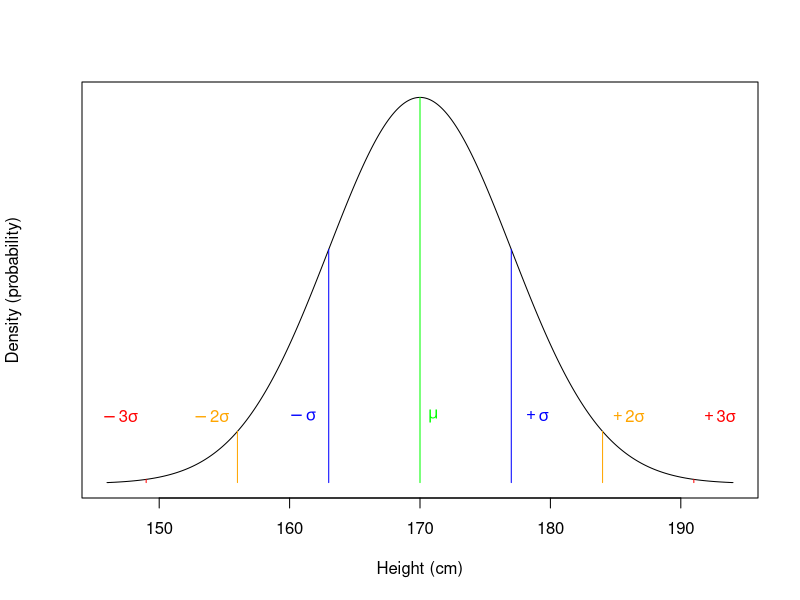

This figure's R source: (Note: this script raises an error after producing the figure.)
## ---- chunk 1
# here we use the sequence function to generate our quantiles ranging from -4 to 4 in steps of 0.01
x<-seq(146,194,0.01) 
mean = 170
sd = 7
y = dnorm(x, mean, sd)
ymin<- min(y)
ymax<- max(y)

{plot(x,y, type = "l", col = "black", xlab = "Height (cm)", ylab = "Density (probability)", yaxt='n')
polygon(c(mean,mean), c( ymin, ymax), border ="green")
polygon(c(mean-sd, mean-sd), c(y[x==mean-sd], ymin), border ="blue")
polygon(c(mean-(2*sd),mean-(2*sd)), c( y[x==mean-(2*sd)], ymin), border ="orange")
polygon(c(mean-(3*sd),mean-(3*sd)), c( y[x==mean-(3*sd)], ymin), border ="red")
polygon(c(mean+sd,mean+sd), c( y[x==mean+sd], ymin), border ="blue")
polygon(c(mean+(2*sd),mean+(2*sd)), c( y[x==mean+(2*sd)], ymin), border ="orange")
polygon(c(mean+(3*sd),mean+(3*sd)), c( y[x==mean+(3*sd)], ymin), border ="red")
text(170+1, 0.01, expression(mu), col = "green")
text(mean-sd-2, 0.01, expression(-sigma), col = "blue")
text(mean+sd+2, 0.01, expression(+sigma), col = "blue")
text(mean-(2*sd)-2, 0.01, expression(-2*sigma), col = "orange")
text(mean+(2*sd)+2, 0.01, expression(+2*sigma), col = "orange")
text(mean-(3*sd)-2, 0.01, expression(-3*sigma), col = "red")
text(mean+(3*sd)+2, 0.01, expression(+3*sigma), col = "red")}
## ---- chunk 2
# First we set up our range of values from 40 to 160
IQ_data <- tibble(IQ_range = c(40, 160))

# Then we plot the distribution of IQ_data, where we have M = 100 and SD = 15
ggplot(IQ_data, aes(IQ_range)) + 
  stat_function(fun = dnorm, args = list(mean = 100, sd = 15)) +
  labs(x = "IQ Score", y = "probability") +
  theme_classic()
## ---- chunk 3
ND_data <- tibble(ND_range = seq(-4, 4, 0.01))
ggplot(ND_data, aes(ND_range)) + 
  stat_function(fun = dnorm, args = list(mean = 0, sd = 1)) +
  labs(x = "SD units", y = "probability", title = "The Normal Distribution") +
  theme_classic()
## ---- chunk 4
# lower.tail = TRUE means lower than and including the value of X
# TRUE is the default so we don't actually need to declare it
pnorm(150, 170, 7, lower.tail = TRUE)
## ---- chunk 5
# students dont see this code, just the shaded output.
x<-seq(146,194,0.01) 
mean = 170
sd = 7
y = dnorm(x, mean, sd)
ymin<- min(y)
ymax<- max(y)
xmin<- min(x)
xmax<- max(x)

{plot(x,y, type = "l", col = "black", xlab = "Height (cm)", ylab ="Probability")
polygon(c( x[x>=185], xmax),  c(ymin, y[x>=185]), col="purple")
text(185+1, 0.01, "185cm", col = "purple")}
## ---- chunk 6
qnorm(0.1, 100, 15) 
# note that we need to convert 10% to a probability (0.1).
## ---- chunk 7
x<-seq(40,160,0.01) # here we use the sequence function to generate our quantiles ranging from -4 to 4 in steps of 0.01
mean = 100
sd = 15
y = dnorm(x, mean, sd)
ymin<- min(y)
ymax<- max(y)

xmin<- min(x)
xmax<- max(x)

{plot(x,y, type = "l", col = "black", xlab = "IQ", ylab = "Probability" )
polygon(c( x[x<=80.77673], 80.77673),  c(y[x<=80.77673],ymin ), col="purple")
text(75, 0.0025, "10%", col = "White")}
